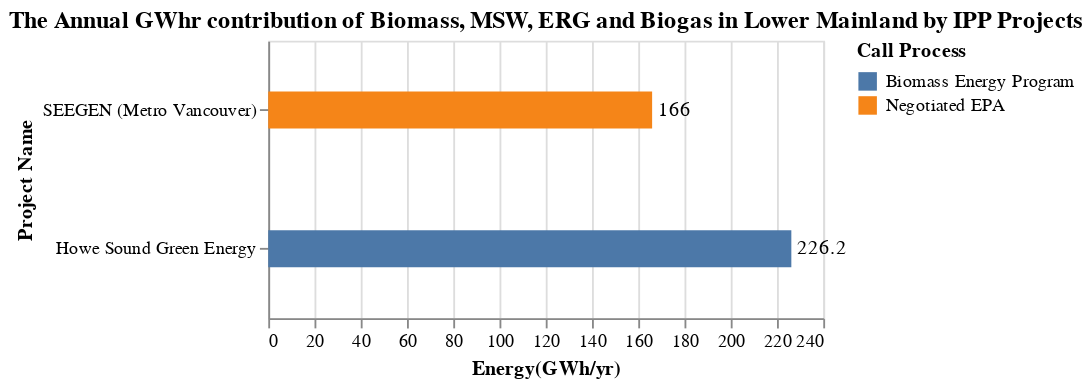

Write notebook code for a chart like this one.
### Markdown cell above
The bar chart energy_LM_Loc_chart, shows for Biogas, the energy contribution of the project and the call process by which it was acquired. 

The bar chart capacity_LM_Loc_chart, shows for Biogas, the capacity contribution of each of these projects and the call process by which it was acquired.

### Code cell
title = alt.TitleParams('The Annual GWhr contribution of Biomass, MSW, ERG and Biogas in Lower Mainland by IPP Projects')

capacity_IPP = alt.Chart(data_LM, title = title).mark_bar(height = 20).encode(
                    alt.Y('Project_name', title='Project Name',sort='x'),
                    alt.X('sum(Energy(GWh/yr))', title='Energy(GWh/yr)'),
                    alt.Color('Call_process', title = 'Call Process')).properties(height = 150, width=300)
energy_LM_Loc_chart = capacity_IPP + capacity_IPP.mark_text(
    color = 'black', align='left', dx = 3).encode(text='sum(Energy(GWh/yr))',color=alt.value('black'))
energy_LM_Loc_chart

### Figure 1 — Vega-Lite specification as saved in the notebook (floating-point values rounded to 4 significant figures)
{"config": {"view": {"continuousWidth": 300, "continuousHeight": 300}}, "layer": [{"mark": {"type": "bar", "height": 20}, "encoding": {"color": {"field": "Call_process", "title": "Call Process", "type": "nominal"}, "x": {"aggregate": "sum", "field": "Energy(GWh/yr)", "title": "Energy(GWh/yr)", "type": "quantitative"}, "y": {"field": "Project_name", "sort": "x", "title": "Project Name", "type": "nominal"}}, "title": {"text": "The Annual GWhr contribution of Biomass, MSW, ERG and Biogas in Lower Mainland by IPP Projects"}}, {"mark": {"type": "text", "align": "left", "color": "black", "dx": 3}, "encoding": {"color": {"value": "black"}, "text": {"aggregate": "sum", "field": "Energy(GWh/yr)", "type": "quantitative"}, "x": {"aggregate": "sum", "field": "Energy(GWh/yr)", "title": "Energy(GWh/yr)", "type": "quantitative"}, "y": {"field": "Project_name", "sort": "x", "title": "Project Name", "type": "nominal"}}, "title": {"text": "The Annual GWhr contribution of Biomass, MSW, ERG and Biogas in Lower Mainland by IPP Projects"}}], "data": {"name": "data-9a6572bdf0feffbe2490a20a22588389"}, "height": 150, "width": 300, "$schema": "https://vega.github.io/schema/vega-lite/v5.20.1.json", "datasets": {"data-9a6572bdf0feffbe2490a20a22588389": [{"Sub_region": "Lower Mainland", "Project_name": "SEEGEN (Metro Vancouver)", "IPP_seller": "Covanta Burnaby Renewable Energy ULC", "Location": "Burnaby", "Type": "MSW", "Year": "2014", "Call_process": "Negotiated EPA", "Capacity(MW)": 24.8, "Energy(GWh/yr)": 166.0, "Region": "Lower Mainland"}, {"Sub_region": "Lower Mainland", "Project_name": "Howe Sound Green Energy", "IPP_seller": "Howe Sound Pulp and Paper Corporation", "Location": "Port Mellon", "Type": "Biomass", "Year": "2019", "Call_process": "Biomass Energy Program", "Capacity(MW)": 112.0, "Energy(GWh/yr)": 226.2, "Region": "Lower Mainland"}]}}
